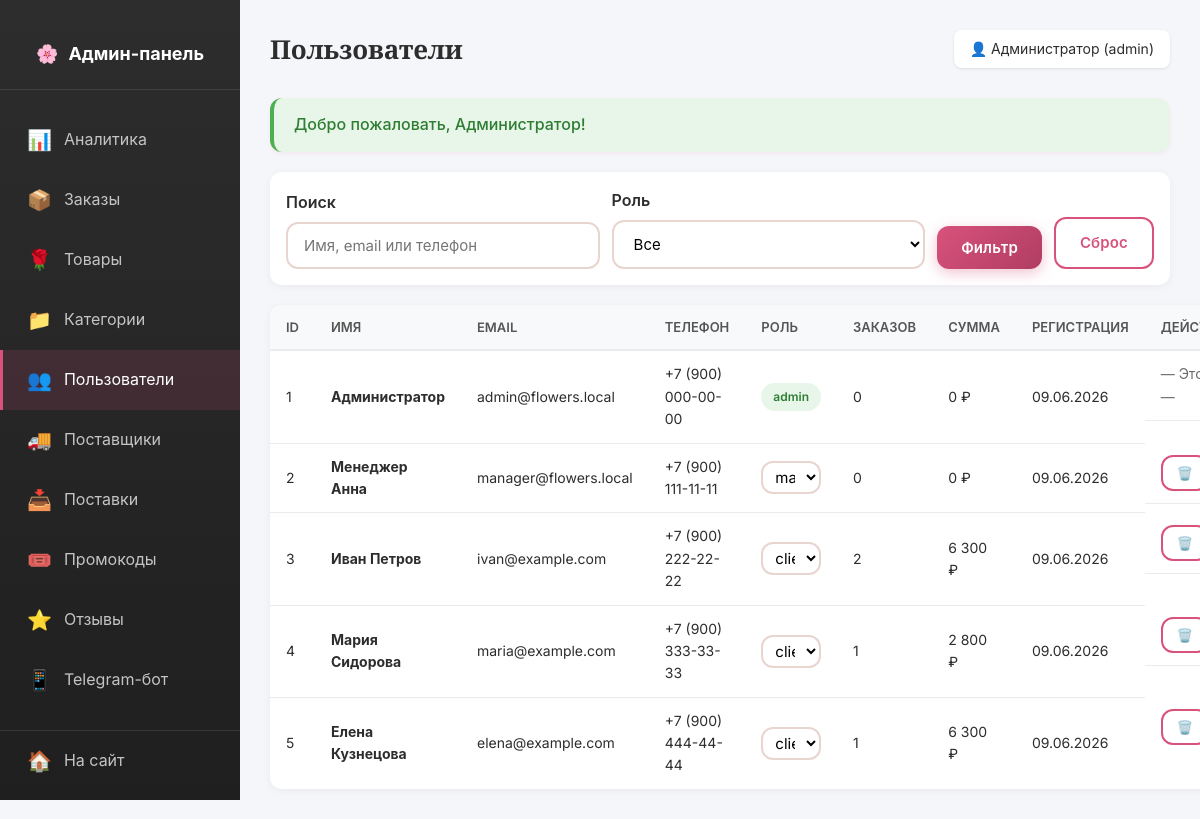
The page /admin/users.php (signed in) on the database its author committed.
### tables this page shows
CREATE TABLE `users` (
  `id` INT(11) NOT NULL AUTO_INCREMENT,
  `name` VARCHAR(100) NOT NULL COMMENT 'Имя пользователя',
  `email` VARCHAR(100) NOT NULL UNIQUE COMMENT 'Email (логин)',
  `phone` VARCHAR(20) DEFAULT NULL COMMENT 'Телефон',
  `password_hash` VARCHAR(255) NOT NULL COMMENT 'Хеш пароля',
  `role` ENUM('admin','manager','client') NOT NULL DEFAULT 'client' COMMENT 'Роль пользователя',
  `created_at` TIMESTAMP NOT NULL DEFAULT CURRENT_TIMESTAMP,
  PRIMARY KEY (`id`),
  KEY `idx_email` (`email`),
  KEY `idx_role` (`role`)
);

### includes/functions.php (called while the page is built, shortened)
<?php
function e(string $string): string
{
    return htmlspecialchars($string ?? '', ENT_QUOTES | ENT_HTML5, 'UTF-8');
}
function clean(string $string): string
{
    return trim(strip_tags($string));
}
function isLoggedIn(): bool
{
    return !empty($_SESSION['user_id']);
}
function currentUserId(): ?int
{
    return $_SESSION['user_id'] ?? null;
}
function currentUser(): ?array
{
    static $user = null;
    if ($user === null) {
        $user = db()->fetchOne(
            "SELECT * FROM users WHERE id = ?",
            [currentUserId()]
        );
    }
    return $user;
}
function isAdmin(): bool
{
    $user = currentUser();
    return $user && in_array($user['role'], ['admin', 'manager']);
}
function requireAdmin(): void
{
    if (!isAdmin()) {
        header('Location: /login.php');
        exit;
    }
}
function getFlash(string $type): ?string
{
    if (isset($_SESSION['flash'][$type])) {
        $msg = $_SESSION['flash'][$type];
        return $msg;
    }
    return null;
}
function formatPrice($price): string
{
    return number_format((float)$price, 0, '.', ' ') . ' ₽';
}

### includes/db.php (called while the page is built, shortened)
<?php
class Database
{
    private static ?Database $instance = null;
    private PDO $pdo;
    private function __construct()
    {
        try {
            $dsn = 'mysql:host=' . DB_HOST . ';dbname=' . DB_NAME . ';charset=' . DB_CHARSET;
            $options = [
                PDO::ATTR_ERRMODE => PDO::ERRMODE_EXCEPTION,
                PDO::ATTR_DEFAULT_FETCH_MODE => PDO::FETCH_ASSOC,
                PDO::ATTR_EMULATE_PREPARES => false,
                PDO::MYSQL_ATTR_INIT_COMMAND => "SET NAMES utf8mb4 COLLATE utf8mb4_unicode_ci"
            ];
            $this->pdo = new PDO($dsn, DB_USER, DB_PASS, $options);
        } catch (PDOException $e) {
            if (DEBUG_MODE) {
                die('Ошибка подключения к БД: ' . $e->getMessage());
            } else {
                die('Ошибка подключения к базе данных. Обратитесь к администратору.');
            }
        }
    }
    public static function getInstance(): Database
    {
        if (self::$instance === null) {
            self::$instance = new self();
        }
        return self::$instance;
    }
    public function query(string $sql, array $params = []): PDOStatement
    {
        try {
            $stmt = $this->pdo->prepare($sql);
            $stmt->execute($params);
            return $stmt;
        } catch (PDOException $e) {
            if (DEBUG_MODE) {
                die('Ошибка SQL: ' . $e->getMessage() . '<br>SQL: ' . $sql);
            } else {
                die('Произошла ошибка при работе с базой данных.');
            }
        }
    }
    public function fetchOne(string $sql, array $params = []): ?array
    {
        $stmt = $this->query($sql, $params);
        $result = $stmt->fetch();
        return $result ?: null;
    }
    public function fetchAll(string $sql, array $params = []): array
    {
        return $this->query($sql, $params)->fetchAll();
    }
}
function db(): Database
{
    return Database::getInstance();
}

### admin/users.php (the view, shortened to what this page needs)
<?php
require_once __DIR__ . '/../includes/db.php';
require_once __DIR__ . '/../includes/functions.php';
$pageTitle = 'Пользователи';
$search = clean($_GET['search'] ?? '');
$where = ['1=1'];
$params = [];
$users = db()->fetchAll(
    "SELECT u.*,
            (SELECT COUNT(*) FROM orders WHERE user_id = u.id) AS orders_count,
            (SELECT COALESCE(SUM(total_amount), 0) FROM orders WHERE user_id = u.id AND status != 'cancelled') AS total_spent
     FROM users u
     WHERE " . implode(' AND ', $where) . "
     ORDER BY u.created_at DESC",
    $params
);
include __DIR__ . '/_header.php';
?>
<form method="GET" class="admin-filters">
    <div class="form__group">
        <label class="form__label">Поиск</label>
        <input type="text" name="search" class="form__input" value="<?= e($search) ?>" placeholder="Имя, email или телефон">
    </div>
    <div class="form__group">
        <label class="form__label">Роль</label>
        <select name="role" class="form__select">
            <option value="">Все</option>
        </select>
    </div>
    <button type="submit" class="btn btn--primary">Фильтр</button>
    <a href="?" class="btn btn--outline">Сброс</a>
</form>
<table class="admin-table">
    <thead>
        <tr>
            <th>ID</th>
            <th>Имя</th>
            <th>Email</th>
            <th>Телефон</th>
            <th>Роль</th>
            <th>Заказов</th>
            <th>Сумма</th>
            <th>Регистрация</th>
            <th>Действия</th>
        </tr>
    </thead>
    <tbody>
    <?php foreach ($users as $u): ?>
        <tr>
            <td><?= $u['id'] ?></td>
            <td><strong><?= e($u['name']) ?></strong></td>
            <td><?= e($u['email']) ?></td>
            <td><?= e($u['phone']) ?: '—' ?></td>
            <td>
                <?php if ($u['id'] === currentUserId()): ?>
                    <span class="status-badge status-completed"><?= e($u['role']) ?></span>
                <?php else: ?>
                    <form method="POST" style="display: inline;">
                        <select name="role" class="form__select" onchange="this.form.submit()" style="padding: 4px 8px;">
                            <option value="client" <?= $u['role'] === 'client' ? 'selected' : '' ?>>client</option>
                            <option value="manager" <?= $u['role'] === 'manager' ? 'selected' : '' ?>>manager</option>
                        </select>
                    </form>
                <?php endif; ?>
            </td>
            <td><?= $u['orders_count'] ?></td>
            <td><?= formatPrice($u['total_spent']) ?></td>
            <td><?= date('d.m.Y', strtotime($u['created_at'])) ?></td>
            <td class="admin-table__actions">
                <?php if ($u['id'] !== currentUserId()): ?>
                    <form method="POST" style="display: inline;">
                        <button type="submit" class="btn btn--outline btn--small" data-confirm="Удалить пользователя?">🗑️</button>
                    </form>
                <?php else: ?>
                    <span class="text-muted">— Это вы —</span>
                <?php endif; ?>
            </td>
        </tr>
    <?php endforeach; ?>
    </tbody>
</table>
<?php include __DIR__ . '/_footer.php'; ?>

### admin/_header.php (shortened to what this page needs)
<?php
requireAdmin();
$user = currentUser();
$currentPage = basename($_SERVER['PHP_SELF'], '.php');
?>
<!DOCTYPE html>
<html lang="ru">
<head>
    <link rel="stylesheet" href="/assets/css/style.css">
    <link rel="stylesheet" href="/assets/css/admin.css">
</head>
<body>
<div class="admin-layout">
    <aside class="admin-sidebar">
        <div class="admin-sidebar__logo">
            <a href="/admin/">
                🌸 <span>Админ-панель</span>
            </a>
        </div>
        <ul class="admin-menu">
            <li>
                <a href="/admin/" class="admin-menu__item <?= $currentPage === 'index' ? 'active' : '' ?>">
                    <span class="admin-menu__icon">📊</span>
                    <span>Аналитика</span>
                </a>
            </li>
            <li>
                <a href="/admin/orders.php" class="admin-menu__item <?= $currentPage === 'orders' ? 'active' : '' ?>">
                    <span class="admin-menu__icon">📦</span>
                    <span>Заказы</span>
                </a>
            </li>
            <li>
                <a href="/admin/products.php" class="admin-menu__item <?= in_array($currentPage, ['products', 'product_edit']) ? 'active' : '' ?>">
                    <span class="admin-menu__icon">🌹</span>
                    <span>Товары</span>
                </a>
            </li>
            <li>
                <a href="/admin/categories.php" class="admin-menu__item <?= $currentPage === 'categories' ? 'active' : '' ?>">
                    <span class="admin-menu__icon">📁</span>
                    <span>Категории</span>
                </a>
            </li>
            <li>
                <a href="/admin/users.php" class="admin-menu__item <?= $currentPage === 'users' ? 'active' : '' ?>">
                    <span class="admin-menu__icon">👥</span>
                    <span>Пользователи</span>
                </a>
            </li>
            <li>
                <a href="/admin/suppliers.php" class="admin-menu__item <?= in_array($currentPage, ['suppliers', 'deliveries']) ? 'active' : '' ?>">
                    <span class="admin-menu__icon">🚚</span>
                    <span>Поставщики</span>
                </a>
            </li>
            <li>
                <a href="/admin/deliveries.php" class="admin-menu__item <?= $currentPage === 'deliveries' ? 'active' : '' ?>">
                    <span class="admin-menu__icon">📥</span>
                    <span>Поставки</span>
                </a>
            </li>
            <li>
                <a href="/admin/promocodes.php" class="admin-menu__item <?= $currentPage === 'promocodes' ? 'active' : '' ?>">
                    <span class="admin-menu__icon">🎟️</span>
                    <span>Промокоды</span>
                </a>
            </li>
            <li>
                <a href="/admin/reviews.php" class="admin-menu__item <?= $currentPage === 'reviews' ? 'active' : '' ?>">
                    <span class="admin-menu__icon">⭐</span>
                    <span>Отзывы</span>
                </a>
            </li>
            <li>
                <a href="/admin/telegram.php" class="admin-menu__item <?= $currentPage === 'telegram' ? 'active' : '' ?>">
                    <span class="admin-menu__icon">📱</span>
                    <span>Telegram-бот</span>
                </a>
            </li>
            <li style="border-top: 1px solid rgba(255,255,255,0.1); margin-top: 20px;">
                <a href="/" class="admin-menu__item">
                    <span class="admin-menu__icon">🏠</span>
                    <span>На сайт</span>
                </a>
            </li>
            <li>
                <a href="/logout.php" class="admin-menu__item">
                </a>
            </li>
        </ul>
    </aside>
    <main class="admin-content">
        <div class="admin-header">
            <h1 class="admin-header__title"><?= isset($pageTitle) ? e($pageTitle) : 'Админ-панель' ?></h1>
            <div class="admin-header__user">
                👤 <?= e($user['name']) ?> (<?= e($user['role']) ?>)
            </div>
        </div>
        <?php if ($flash = getFlash('success')): ?>
            <div class="flash flash--success"><?= e($flash) ?></div>
        <?php endif; ?>

### assets/css/style.css (style rules this page uses)
:root { --color-primary: #d8527c; --color-primary-dark: #b03d63; --color-primary-light: #f7d6e2; --color-secondary: #6b8e6e; --color-secondary-dark: #4f6e52; --color-accent: #f4a8c4; --color-bg: #fdf8f5; --color-bg-alt: #faf0eb; --color-text: #2d2d2d; --color-text-muted: #6b6b6b; --color-border: #e8d5d0; --color-white: #ffffff; --color-success: #4caf50; --color-error: #f44336; --color-warning: #ff9800; --shadow-sm: 0 2px 4px rgba(216, 82, 124, 0.08); --shadow-md: 0 4px 12px rgba(216, 82, 124, 0.12); --shadow-lg: 0 8px 24px rgba(216, 82, 124, 0.16); --shadow-xl: 0 16px 48px rgba(216, 82, 124, 0.20); --radius-sm: 6px; --radius-md: 12px; --radius-lg: 20px; --transition: all 0.25s cubic-bezier(0.4, 0, 0.2, 1); --transition-slow: all 0.4s cubic-bezier(0.4, 0, 0.2, 1); --font-heading: 'Playfair Display', Georgia, serif; --font-body: 'Inter', -apple-system, BlinkMacSystemFont, 'Segoe UI', sans-serif; --font-accent: 'Caveat', cursive; }
*, *::before, *::after { box-sizing: border-box; margin: 0; padding: 0; }
html { scroll-behavior: smooth; }
body { font-family: var(--font-body); color: var(--color-text); background: var(--color-bg); line-height: 1.6; min-height: 100vh; display: flex; flex-direction: column; -webkit-font-smoothing: antialiased; -moz-osx-font-smoothing: grayscale; }
h1, h2, h3, h4, h5, h6 { font-family: var(--font-heading); font-weight: 700; letter-spacing: -0.01em; line-height: 1.2; }
a { color: var(--color-primary); text-decoration: none; transition: var(--transition); }
button { cursor: pointer; font-family: inherit; }
input, textarea, select { font-family: inherit; }
.flash { margin: 20px auto; padding: 14px 20px; border-radius: var(--radius-md); font-weight: 500; }
.flash--success { background: #e8f5e9; color: #2e7d32; border-left: 4px solid var(--color-success); }
.btn { display: inline-flex; align-items: center; justify-content: center; gap: 8px; padding: 12px 24px; border-radius: var(--radius-md); border: none; font-size: 15px; font-weight: 600; cursor: pointer; transition: var(--transition); text-align: center; }
.btn--primary { background: var(--color-primary); color: var(--color-white); }
.btn--outline { background: transparent; color: var(--color-primary); border: 2px solid var(--color-primary); }
.btn--small { padding: 8px 14px; font-size: 13px; }
.form__group { margin-bottom: 20px; }
.form__label { display: block; font-weight: 600; margin-bottom: 6px; color: var(--color-text); }
.form__input, .form__textarea, .form__select { width: 100%; padding: 12px 16px; border: 2px solid var(--color-border); border-radius: var(--radius-md); font-size: 15px; transition: var(--transition); outline: none; background: var(--color-white); }
.status-badge { display: inline-block; padding: 4px 12px; border-radius: 20px; font-size: 12px; font-weight: 600; }
.status-completed { background: #e8f5e9; color: #2e7d32; }
.text-muted { color: var(--color-text-muted); }
.btn { position: relative; overflow: hidden; font-family: var(--font-body); font-weight: 600; letter-spacing: 0.01em; transition: var(--transition); isolation: isolate; }
.btn::before { content: ''; position: absolute; inset: 0; background: linear-gradient(120deg, transparent, rgba(255,255,255,0.3), transparent); transform: translateX(-100%); transition: transform 0.6s; z-index: -1; }
.btn--primary { background: linear-gradient(135deg, var(--color-primary) 0%, var(--color-primary-dark) 100%); box-shadow: 0 4px 14px rgba(216, 82, 124, 0.35); }
.form__input, .form__select, .form__textarea { transition: all 0.3s; font-family: var(--font-body); }
.flash { animation: slideInTop 0.4s ease-out; border-radius: var(--radius-md); box-shadow: var(--shadow-sm); }

### rows shown on the page
users: name "Администратор", role "admin", id "1", email "admin@flowers.local", phone "+7 (900) 000-00-00", orders_count "0", total_spent "0 ₽", created_at "09.06.2026"
users: id "2", name "Менеджер Анна", email "manager@flowers.local", phone "+7 (900) 111-11-11", role "manager", orders_count "0", total_spent "0 ₽", created_at "09.06.2026"
users: id "3", name "Иван Петров", email "ivan@example.com", phone "+7 (900) 222-22-22", role "client", orders_count "2", total_spent "6 300 ₽", created_at "09.06.2026"
users: id "4", name "Мария Сидорова", email "maria@example.com", phone "+7 (900) 333-33-33", role "client", orders_count "1", total_spent "2 800 ₽", created_at "09.06.2026"
users: id "5", name "Елена Кузнецова", email "elena@example.com", phone "+7 (900) 444-44-44", role "client", orders_count "1", total_spent "6 300 ₽", created_at "09.06.2026"

### other values the page prints
$pageTitle "Пользователи"
$flash "Добро пожаловать, Администратор!"
